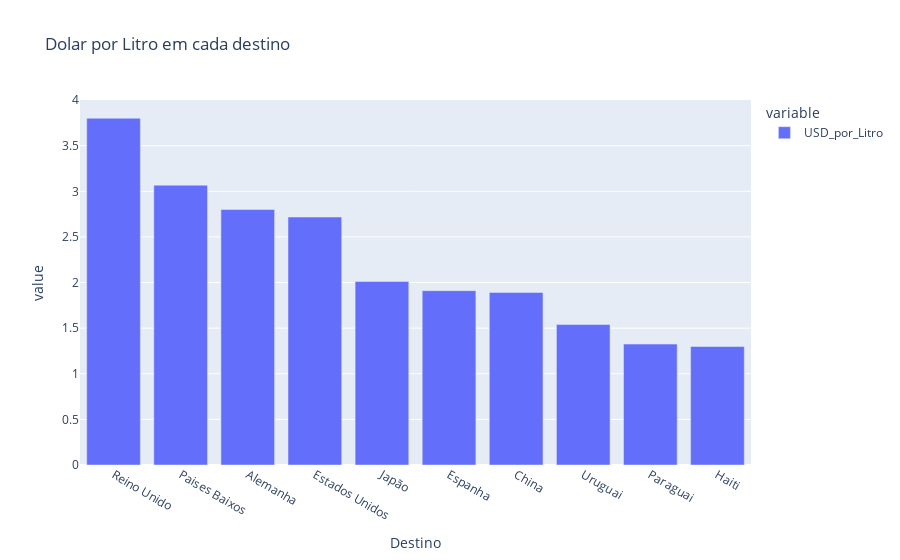

Source (notebook cell):
### Code cell
fig = px.bar(df_total_top10.sort_values(by='USD_por_Litro',ascending=False), x='Destino', y=['USD_por_Litro'], title='Dolar por Litro em cada destino')
fig.show()

### Figure 1 — Plotly figure (JSON) as saved in the notebook; plotly's stock layout.template omitted (floating-point values rounded to 4 significant figures)
{"data": [{"alignmentgroup": "True", "hovertemplate": "variable=USD_por_Litro<br>Destino=%{x}<br>value=%{y}<extra></extra>", "legendgroup": "USD_por_Litro", "marker": {"color": "#636efa", "pattern": {"shape": ""}}, "name": "USD_por_Litro", "offsetgroup": "USD_por_Litro", "orientation": "v", "showlegend": true, "textposition": "auto", "type": "bar", "x": ["Reino Unido", "Paises Baixos", "Alemanha", "Estados Unidos", "Japão", "Espanha", "China", "Uruguai", "Paraguai", "Haiti"], "xaxis": "x", "y": [3.801, 3.067, 2.801, 2.718, 2.012, 1.911, 1.891, 1.539, 1.325, 1.299], "yaxis": "y"}], "layout": {"barmode": "relative", "legend": {"title": {"text": "variable"}, "tracegroupgap": 0}, "title": {"text": "Dolar por Litro em cada destino"}, "xaxis": {"anchor": "y", "domain": [0, 1], "title": {"text": "Destino"}}, "yaxis": {"anchor": "x", "domain": [0, 1], "title": {"text": "value"}}}}
